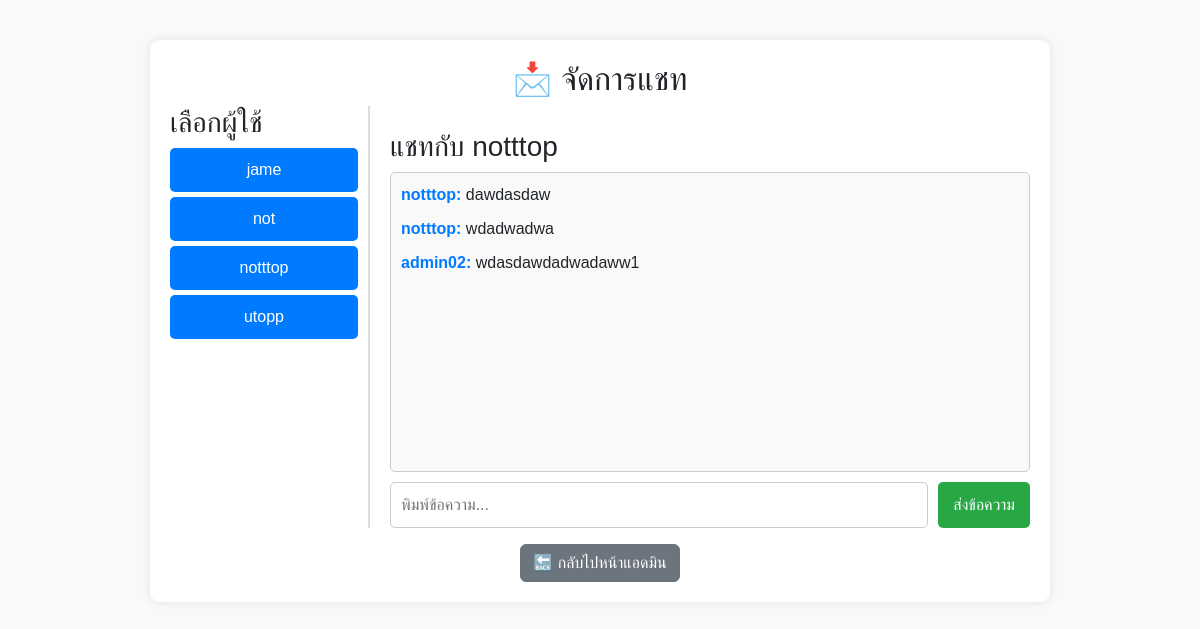
Page /admin-chat/?user=4 (signed in) on the earlier database version.
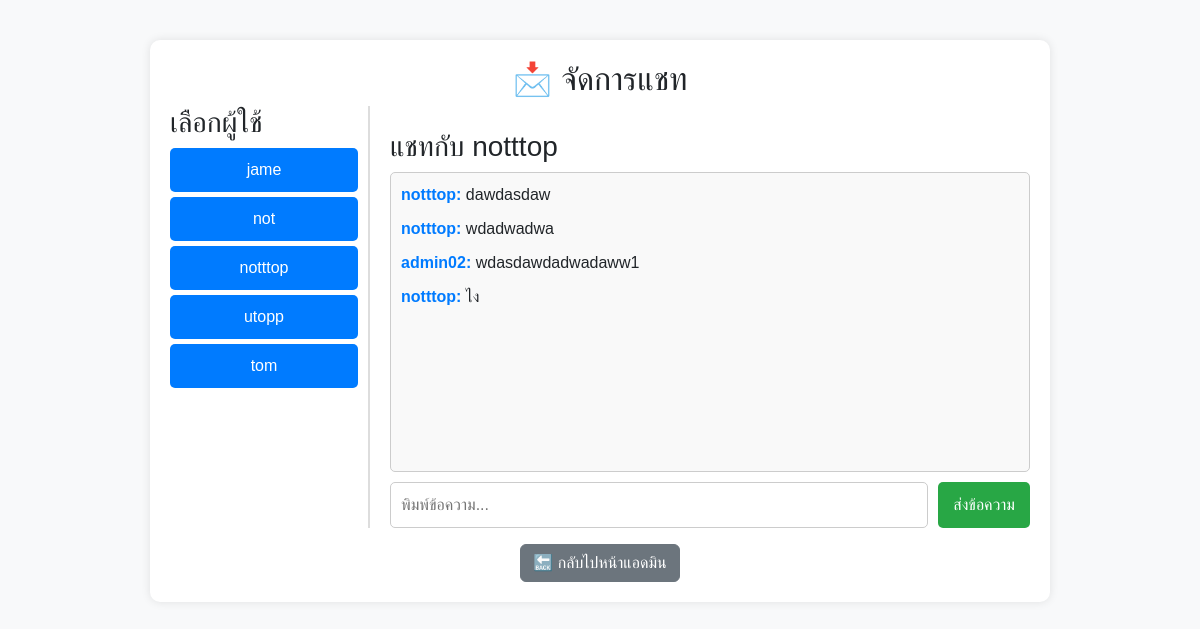
Same page on the later database version.
### user/models.py (models this page shows, shortened)
class CustomUser(AbstractUser):
    full_name = models.CharField(max_length=255)  # ชื่อ-นามสกุล
    phone_number = models.CharField(max_length=15)  # เบอร์โทร
    email = models.EmailField(unique=True)  # อีเมล
    address = models.TextField(blank=True, null=True)  # ที่อยู่ (เป็นค่าว่างได้)
    zip_code = models.CharField(max_length=10, blank=True, null=True)  # รหัสไปรษณีย์ (เป็นค่าว่างได้)
    USERNAME_FIELD = "email"  # ✅ ใช้อีเมลเป็นตัวล็อกอินแทน
    REQUIRED_FIELDS = ["username", "full_name", "phone_number"]

### shop/models.py (models this page shows, shortened)
class ChatMessage(models.Model):
    sender = models.ForeignKey(settings.AUTH_USER_MODEL, on_delete=models.CASCADE, related_name="sent_messages")
    receiver = models.ForeignKey(settings.AUTH_USER_MODEL, on_delete=models.CASCADE, related_name="received_messages")
    message = models.TextField()
    timestamp = models.DateTimeField(auto_now_add=True)

### shop/views.py (the view, shortened to what this page needs)
# urls.py: path('admin-chat/', views.admin_chat, name='admin_chat'),
@login_required
def admin_chat(request):
    if not request.user.is_superuser:
        return redirect('product_list')  # ✅ ป้องกัน user ธรรมดาเข้าถึง
    users = User.objects.filter(is_superuser=False)  # ✅ ดึงเฉพาะสมาชิกที่ไม่ใช่แอดมิน
    selected_user_id = request.GET.get('user')
    selected_user = None
    messages = ChatMessage.objects.none()
    if selected_user_id:
        selected_user = get_object_or_404(User, id=selected_user_id)
        messages = ChatMessage.objects.filter(
            sender=selected_user, receiver=request.user
        ) | ChatMessage.objects.filter(sender=request.user, receiver=selected_user)
        messages = messages.order_by('timestamp')
    return render(request, 'shop/admin_chat.html', {
        'users': users,
        'messages': messages,
        'selected_user': selected_user
    })

### shop/templates/shop/admin_chat.html (shortened to what this page needs)
<!DOCTYPE html>
<html lang="th">
<head>
    <link rel="stylesheet" href="https://cdn.jsdelivr.net/npm/bootstrap@5.3.0/dist/css/bootstrap.min.css">
</head>
<body>
    <div class="chat-container">
        <h2 class="text-center">📩 จัดการแชท</h2>
        <div class="chat-wrapper">
            <div class="user-list">
                <h3>เลือกผู้ใช้</h3>
                {% for user in users %}
                    <a href="?user={{ user.id }}">{{ user.username }}</a>
                {% endfor %}
            </div>
            <div class="chat-section">
                {% if selected_user %}
                    <h3 class="mt-4">แชทกับ {{ selected_user.username }}</h3>
                    <div class="chat-box" id="chat-box">
                        {% for message in messages %}
                            <p class="chat-message">
                                <strong>{{ message.sender.username }}:</strong> {{ message.message }}
                            </p>
                        {% endfor %}
                    </div>
                    <form method="post" action="?user={{ selected_user.id }}" class="chat-input">
                        <input type="text" name="message" placeholder="พิมพ์ข้อความ..." required>
                        <button type="submit">ส่งข้อความ</button>
                    </form>
                {% else %}
                    <p>โปรดเลือกผู้ใช้เพื่อเริ่มแชท</p>
                {% endif %}
            </div>
        </div>
        <div class="text-center mt-3">
            <a href="{% url 'admin_dashboard' %}" class="btn btn-secondary">🔙 กลับไปหน้าแอดมิน</a>
        </div>
    </div>
</body>
</html>

Differences in the rows shown:
added CustomUser: username "tom"
added ChatMessage: sender.username "notttop", message "ไง"
